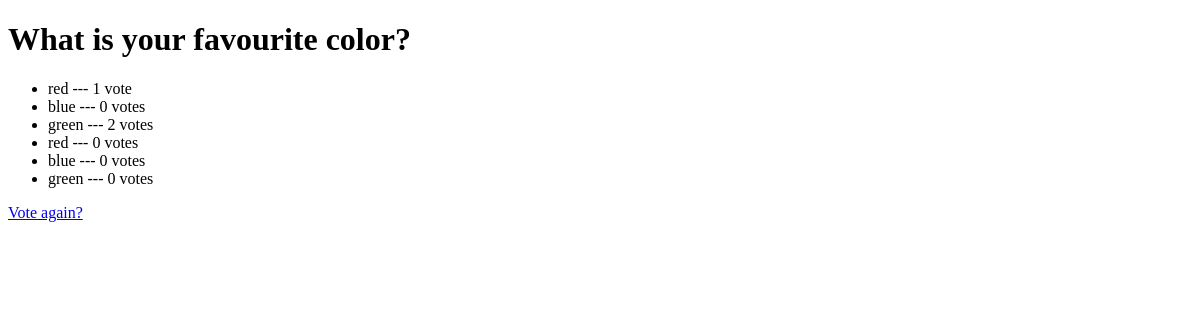
The app's page /polls/1/results/, older data.
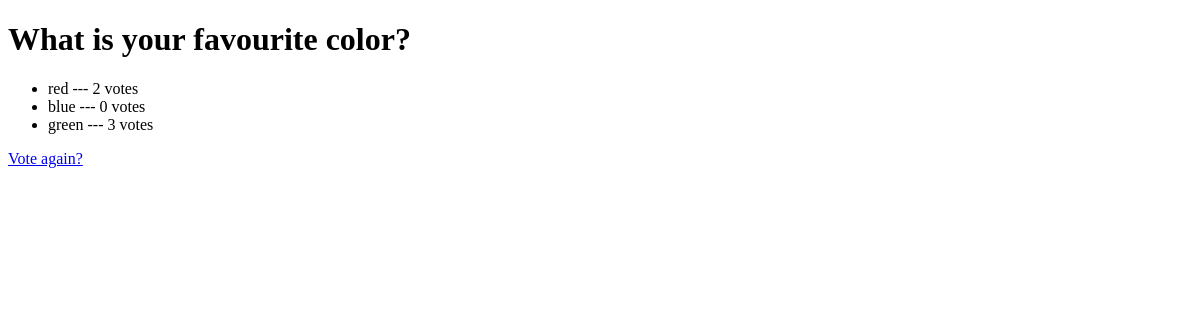
The same page, newer data.
### polls/models.py (models this page shows, shortened)
@python_2_unicode_compatible
class Question(models.Model):
    question_text=models.CharField(max_length=200)
    pub_date= models.DateTimeField(auto_now_add=True,auto_now=False)

@python_2_unicode_compatible
class Choice(models.Model):
    question= models.ForeignKey(Question,on_delete=models.CASCADE)
    choice= models.CharField(max_length=200)
    vote = models.IntegerField(default=0)

### polls/views.py (the view)
# urls.py: url(r'^(?P<question_id>[0-9]+)/results/$',views.results,name='results'),
def results(request,question_id):
    question = get_object_or_404(Question,pk=question_id)
    return render(request,'polls/results.html',{"question":question})

### polls/templates/polls/results.html (shortened to what this page needs)
<!DOCTYPE html>
<html lang="en">
<head>
</head>
<body>
<h1>     {{question.question_text}}   </h1>
<ul>
    {% for choice in question.choice_set.all%}
  <li> {{choice.choice}} --- {{choice.vote}}  vote{{choice.vote|pluralize}}           </li>
    {%endfor%}
</ul>
<a href="{% url 'polls:detail' question.id%}">
Vote again?</a>
</body>
</html>

Row changes from the older to the newer data that the page shows:
removed Choice: choice "red", vote "1"
removed Choice: choice "green", vote "2"
removed Choice: choice "red", vote "0"
removed Choice: choice "blue", vote "0"
removed Choice: choice "green", vote "0"
added Choice: choice "red", vote "2"
added Choice: choice "green", vote "3"
